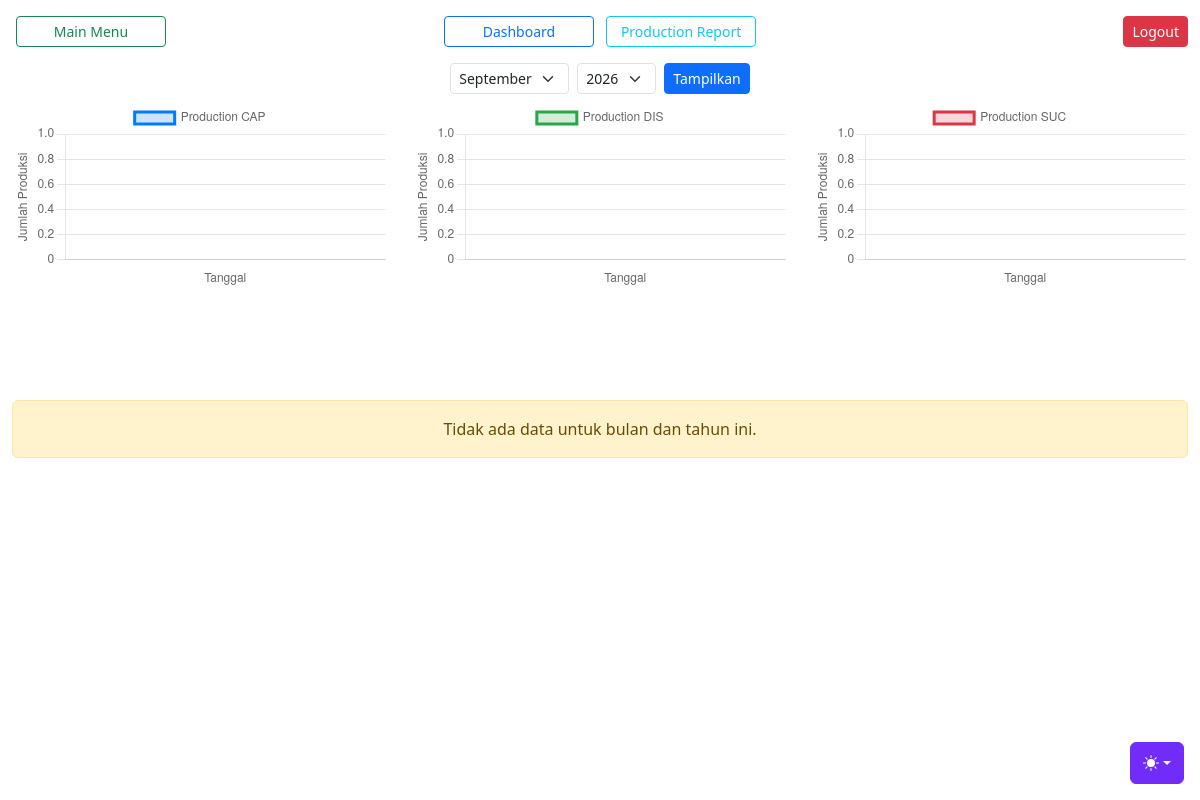
The app's page /page_piping/history.php (signed in), older data.
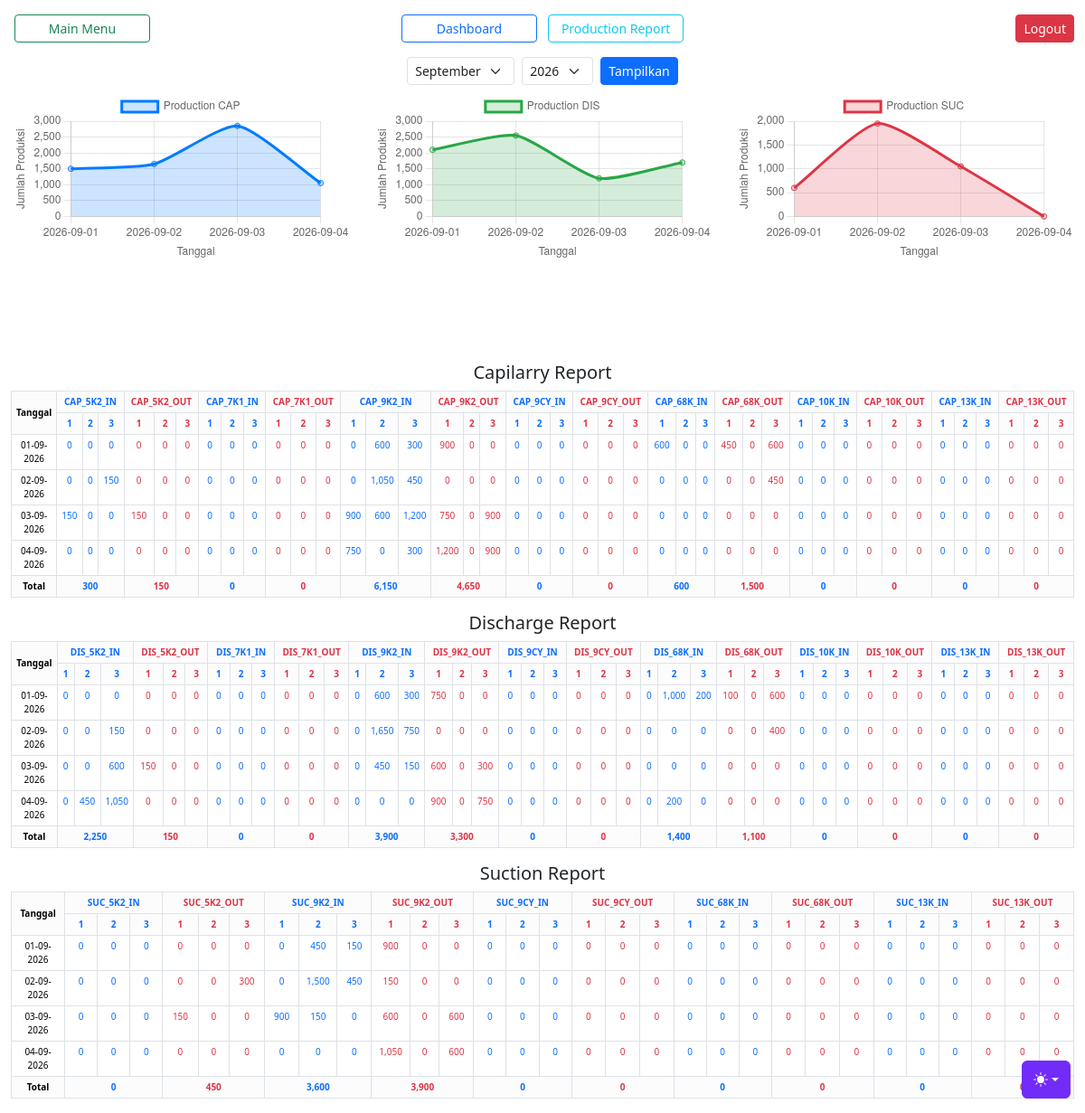
The same page, newer data.
### tables this page shows
CREATE TABLE `piping_prod_report` (
  `id` int(11) NOT NULL,
  `tgl_lot` date NOT NULL,
  `shift` int(11) NOT NULL,
  `ALL_IDU_IN` int(11) DEFAULT 0,
  `ALL_IDU_OUT` int(11) DEFAULT 0,
  `CAP_5K2_IN` int(11) DEFAULT 0,
  `CAP_5K2_OUT` int(11) DEFAULT 0,
  `CAP_7K1_IN` int(11) DEFAULT 0,
  `CAP_7K1_OUT` int(11) DEFAULT 0,
  `CAP_9K2_IN` int(11) DEFAULT 0,
  `CAP_9K2_OUT` int(11) DEFAULT 0,
  `CAP_68K_IN` int(11) DEFAULT 0,
  `CAP_68K_OUT` int(11) DEFAULT 0,
  `CAP_10K_IN` int(11) DEFAULT 0,
  `CAP_10K_OUT` int(11) DEFAULT 0,
  `CAP_13K_IN` int(11) DEFAULT 0,
  `CAP_13K_OUT` int(11) DEFAULT 0,
  `CAP_9CY_IN` int(11) DEFAULT 0,
  `CAP_9CY_OUT` int(11) DEFAULT 0,
  `SUC_5K2_IN` int(11) DEFAULT 0,
  `SUC_5K2_OUT` int(11) DEFAULT 0,
  `SUC_7K1_IN` int(11) DEFAULT 0,
  `SUC_7K1_OUT` int(11) DEFAULT 0,
  `SUC_9K2_IN` int(11) DEFAULT 0,
  `SUC_9K2_OUT` int(11) DEFAULT 0,
  `SUC_68K_IN` int(11) DEFAULT 0,
  `SUC_68K_OUT` int(11) DEFAULT 0,
  `SUC_10K_IN` int(11) DEFAULT 0,
  `SUC_10K_OUT` int(11) DEFAULT 0,
  `SUC_13K_IN` int(11) DEFAULT 0,
  `SUC_13K_OUT` int(11) DEFAULT 0,
  `SUC_9CY_IN` int(11) DEFAULT 0,
  `SUC_9CY_OUT` int(11) DEFAULT 0,
  `DIS_5K2_IN` int(11) DEFAULT 0,
  `DIS_5K2_OUT` int(11) DEFAULT 0,
  `DIS_7K1_IN` int(11) DEFAULT 0,
  `DIS_7K1_OUT` int(11) DEFAULT 0,
  `DIS_9K2_IN` int(11) DEFAULT 0,
  `DIS_9K2_OUT` int(11) DEFAULT 0,
  `DIS_68K_IN` int(11) DEFAULT 0,
  `DIS_68K_OUT` int(11) DEFAULT 0,
  `DIS_10K_IN` int(11) DEFAULT 0,
  `DIS_10K_OUT` int(11) DEFAULT 0,
  `DIS_13K_IN` int(11) DEFAULT 0,
  `DIS_13K_OUT` int(11) DEFAULT 0,
  `DIS_9CY_IN` int(11) DEFAULT 0,
  `DIS_9CY_OUT` int(11) DEFAULT 0
);

### page_piping/history.php (the view, shortened to what this page needs)
<?php
require '../conn.php';
$selectedMonth = isset($_POST['month']) ? $_POST['month'] : date('m');
$selectedYear = isset($_POST['year']) ? $_POST['year'] : date('Y');
$columns = [
    'CAP_5K2_IN',
    'CAP_5K2_OUT',
    'DIS_5K2_IN',
    'DIS_5K2_OUT',
    'SUC_5K2_IN',
    'SUC_5K2_OUT',
    'CAP_7K1_IN',
    'CAP_7K1_OUT',
    'DIS_7K1_IN',
    'DIS_7K1_OUT',
    'CAP_9K2_IN',
    'CAP_9K2_OUT',
    'DIS_9K2_IN',
    'DIS_9K2_OUT',
    'SUC_9K2_IN',
    'SUC_9K2_OUT',
    'CAP_9CY_IN',
    'CAP_9CY_OUT',
    'DIS_9CY_IN',
    'DIS_9CY_OUT',
    'SUC_9CY_IN',
    'SUC_9CY_OUT',
    'CAP_68K_IN',
    'CAP_68K_OUT',
    'DIS_68K_IN',
    'DIS_68K_OUT',
    'SUC_68K_IN',
    'SUC_68K_OUT',
    'CAP_10K_IN',
    'CAP_10K_OUT',
    'DIS_10K_IN',
    'DIS_10K_OUT',
    'CAP_13K_IN',
    'CAP_13K_OUT',
    'DIS_13K_IN',
    'DIS_13K_OUT',
    'SUC_13K_IN',
    'SUC_13K_OUT',
];
$data = [];
$totals = array_fill_keys($columns, 0);
$sql = "SELECT tgl_lot, shift, " . implode(", ", $columns) . "
        FROM piping_prod_report
        WHERE MONTH(tgl_lot) = ? AND YEAR(tgl_lot) = ?
        ORDER BY tgl_lot, shift";
$stmt = $conn->prepare($sql);
$stmt->bind_param("ii", $selectedMonth, $selectedYear);
$stmt->execute();
$result = $stmt->get_result();
while ($row = $result->fetch_assoc()) {
    $tgl = $row['tgl_lot'];
    $shift = (int)$row['shift'];
    foreach ($columns as $col) {
        $val = (int)$row[$col];
        $data[$tgl][$shift][$col] = $val;
        $totals[$col] += $val;
    }
}
$dates = [];
$dataCAP = [];
$dataDIS = [];
$dataSUC = [];
foreach ($data as $tgl => $shifts) {
    $dates[] = $tgl;
    $capTotal = $disTotal = $sucTotal = 0;
    foreach ($shifts as $shift) {
        foreach ($shift as $col => $val) {
            if (str_starts_with($col, 'CAP') && str_ends_with($col, '_IN')) $capTotal += $val;
            if (str_starts_with($col, 'DIS') && str_ends_with($col, '_IN')) $disTotal += $val;
            if (str_starts_with($col, 'SUC') && str_ends_with($col, '_IN')) $sucTotal += $val;
        }
    }
    $dataCAP[] = $capTotal;
    $dataDIS[] = $disTotal;
    $dataSUC[] = $sucTotal;
}
if (empty($data)) {
    $data = [];
    foreach ($columns as $col) {
        $totals[$col] = 0;
    }
}
?>
<!DOCTYPE html>
<html lang="id">
<head>
    <link rel="stylesheet" href="../css/jquery-ui.css" rel="stylesheet">
    <link rel="stylesheet" href="../css/dashboard.css" rel="stylesheet">
    <link rel="stylesheet" href="../css/bootstrap.min.css" rel="stylesheet">
    <link rel="stylesheet" href="../css/style.css" rel="stylesheet">
</head>
<body>
    <?php include '../library/themes.php'; ?>
    <div class="container-fluid text-center mt-3">
        <div class="row mb-3">
            <div class="col text-start">
                <a href="../dashboard.php" class="btn btn-sm btn-outline-success mx-1" style="width: 150px;">Main Menu</a>
            </div>
            <div class="col text-center">
                <a href="index.php" class="btn btn-sm btn-outline-primary mx-1" style="width: 150px;">Dashboard</a>
                <a href="history.php" class="btn btn-sm btn-outline-info mx-1" style="width: 150px;">Production Report</a>
            </div>
            <div class="col text-end">
                <button type="button" class="btn btn-sm btn-danger" data-bs-toggle="modal" data-bs-target="#logoutModal">Logout</button>
            </div>
        </div>
        <form method="POST" class="mt-3 d-flex gap-2 align-items-center justify-content-center">
            <select name="month" class="form-select form-select-sm w-auto">
                <?php for ($m = 1; $m <= 12; $m++): ?>
                    <option value="<?= str_pad($m, 2, '0', STR_PAD_LEFT) ?>" <?= $m == (int)$selectedMonth ? 'selected' : '' ?>>
                        <?= date('F', mktime(0, 0, 0, $m, 1)) ?>
                    </option>
                <?php endfor; ?>
            </select>
            <select name="year" class="form-select form-select-sm w-auto">
                <?php for ($y = 2020; $y <= date('Y'); $y++): ?>
                    <option value="<?= $y ?>" <?= $y == (int)$selectedYear ? 'selected' : '' ?>><?= $y ?></option>
                <?php endfor; ?>
            </select>
            <button type="submit" class="btn btn-sm btn-primary">Tampilkan</button>
        </form>
        <div class="mt-2 charts-container">
            <div class="chart-container">
                <canvas id="chartCAP"></canvas>
            </div>
            <div class="chart-container">
                <canvas id="chartDIS"></canvas>
            </div>
            <div class="chart-container">
                <canvas id="chartSUC"></canvas>
            </div>
        </div>
        <div class="mt-2">
            <?php if (!empty($data)): ?>
                <?php
                $categories = [
                    'Capilarry Report' => array_filter($columns, fn($c) => str_starts_with($c, 'CAP')),
                    'Discharge Report' => array_filter($columns, fn($c) => str_starts_with($c, 'DIS')),
                    'Suction Report' => array_filter($columns, fn($c) => str_starts_with($c, 'SUC')),
                ];
                ?>
                <?php foreach ($categories as $cat => $catCols): ?>
                    <h5 class="mt-2"><?= $cat ?></h5>
                    <table class="table table-bordered table-sm mt-2" style="font-size:10px;">
                        <thead class="table">
                            <tr>
                                <th rowspan="2" class="text-center align-middle bg-light-subtle" style="width: 70px;">Tanggal</th>
                                <?php foreach ($catCols as $col): ?>
                                    <?php $colClass = str_contains($col, 'IN') ? 'text-primary' : 'text-danger'; ?>
                                    <th colspan="3" class="text-center bg-light-subtle <?= $colClass ?>"><?= $col ?></th>
                                <?php endforeach; ?>
                            </tr>
                            <tr>
                                <?php foreach ($catCols as $col): ?>
                                    <?php for ($s = 1; $s <= 3; $s++): ?>
                                        <th class="text-center bg-light-subtle <?= str_contains($col, 'IN') ? 'text-primary' : 'text-danger' ?>" style="width: 50px;">
                                            <?= $s ?>
                                        </th>
                                    <?php endfor; ?>
                                <?php endforeach; ?>
                            </tr>
                        </thead>
                        <tbody>
                            <?php foreach ($data as $tgl => $shifts): ?>
                                <tr>
                                    <td class="text-center align-middle"><?= date('d-m-Y', strtotime($tgl)) ?></td>
                                    <?php foreach ($catCols as $col): ?>
                                        <?php for ($s = 1; $s <= 3; $s++): ?>
                                            <td class="text-center <?= str_contains($col, 'IN') ? 'text-primary' : 'text-danger' ?>">
                                                <?= isset($shifts[$s][$col]) ? number_format($shifts[$s][$col]) : '0' ?>
                                            </td>
                                        <?php endfor; ?>
                                    <?php endforeach; ?>
                                </tr>
                            <?php endforeach; ?>
                        </tbody>
                        <tfoot class="table">
                            <tr>
                                <th class="text-center bg-light-subtle">Total</th>
                                <?php foreach ($catCols as $col): ?>
                                    <th colspan="3" class="text-center bg-light-subtle <?= str_contains($col, 'IN') ? 'text-primary' : 'text-danger' ?>">
                                        <?= number_format($totals[$col]) ?>
                                    </th>
                                <?php endforeach; ?>
                            </tr>
                        </tfoot>
                    </table>
                <?php endforeach; ?>
            <?php else: ?>
                <div class="alert alert-warning text-center">Tidak ada data untuk bulan dan tahun ini.</div>
            <?php endif; ?>
        </div>
        <script>
            const dates = <?= json_encode($dates) ?>;
            const dataCAP = <?= json_encode($dataCAP) ?>;
            const dataDIS = <?= json_encode($dataDIS) ?>;
            const dataSUC = <?= json_encode($dataSUC) ?>;
            function createChart(canvasId, label, data, color) {
                new Chart(document.getElementById(canvasId).getContext('2d'), {
                    type: 'line',
                    data: {
                        labels: dates,
                        datasets: [{
                            label: label,
                            data: data,
                            borderColor: color,
                            backgroundColor: color + '33', // transparan
                            fill: true,
                            tension: 0.2,
                            pointRadius: 3,
                            pointHoverRadius: 5
                        }]
                    },
                    options: {
                        responsive: true,
                        plugins: {
                            legend: {
                                display: true,
                                position: 'top'
                            },
                            tooltip: {
                                mode: 'index',
                                intersect: false
                            }
                        },
                        interaction: {
                            mode: 'nearest',
                            axis: 'x',
                            intersect: false
                        },
                        scales: {
                            y: {
                                beginAtZero: true,
                                title: {
                                    display: true,
                                    text: 'Jumlah Produksi'
                                }
                            },
                            x: {
                                title: {
                                    display: true,
                                    text: 'Tanggal'
                                }
                            }
                        }
                    }
                });
            }
            createChart('chartCAP', 'Production CAP', dataCAP, '#007bff');
            createChart('chartDIS', 'Production DIS', dataDIS, '#28a745');
            createChart('chartSUC', 'Production SUC', dataSUC, '#dc3545');
        </script>
</body>
</html>

### library/themes.php (shortened to what this page needs)
<div class="dropdown position-fixed bottom-0 end-0 mb-3 me-3 bd-mode-toggle">
    <button class="btn btn-bd-primary py-2 dropdown-toggle d-flex align-items-center" id="bd-theme" type="button" aria-expanded="false" data-bs-toggle="dropdown" aria-label="Toggle theme (auto)">
        <svg class="bi my-1 theme-icon-active" width="1em" height="1em">
            <use href="#circle-half"></use>
        </svg>
    </button>
</div>

### css/dashboard.css (style rules this page uses)
.bi { display: inline-block; width: 1rem; height: 1rem; }

### css/style.css (style rules this page uses)
.bi { vertical-align: -0.125em; fill: currentColor; }
.btn-bd-primary { --bd-violet-bg: #712cf9; --bd-violet-rgb: 112.520718, 44.062154, 249.437846; --bs-btn-font-weight: 600; --bs-btn-color: var(--bs-white); --bs-btn-bg: var(--bd-violet-bg); --bs-btn-border-color: var(--bd-violet-bg); --bs-btn-hover-color: var(--bs-white); --bs-btn-hover-bg: #6528e0; --bs-btn-hover-border-color: #6528e0; --bs-btn-focus-shadow-rgb: var(--bd-violet-rgb); --bs-btn-active-color: var(--bs-btn-hover-color); --bs-btn-active-bg: #5a23c8; --bs-btn-active-border-color: #5a23c8; }
.bd-mode-toggle { z-index: 1500; }

### page_piping/history.php (style rules this page uses)
.charts-container { display: flex; flex-wrap: wrap; gap: 15px; justify-content: space-between; }
.chart-container { width: 32%; height: 290px; }

Row changes from the older to the newer data that the page shows:
added piping_prod_report: CAP_5K2_IN "0", CAP_5K2_OUT "0", CAP_7K1_IN "0", CAP_7K1_OUT "0", CAP_9K2_IN "0", CAP_9K2_OUT "900", CAP_9CY_IN "0", CAP_9CY_OUT "0", CAP_68K_IN "600", CAP_68K_OUT "450", CAP_10K_IN "0", CAP_10K_OUT "0", CAP_13K_IN "0", CAP_13K_OUT "0", DIS_5K2_IN "0", DIS_5K2_OUT "0", DIS_7K1_IN "0", DIS_7K1_OUT "0", DIS_9K2_IN "0", DIS_9K2_OUT "750", DIS_9CY_IN "0", DIS_9CY_OUT "0", DIS_68K_IN "0", DIS_68K_OUT "100", DIS_10K_IN "0", DIS_10K_OUT "0", DIS_13K_IN "0", DIS_13K_OUT "0", SUC_5K2_IN "0", SUC_5K2_OUT "0", SUC_9K2_IN "0", SUC_9K2_OUT "900", SUC_9CY_IN "0", SUC_9CY_OUT "0", SUC_68K_IN "0", SUC_68K_OUT "0", SUC_13K_IN "0", SUC_13K_OUT "0"
added piping_prod_report: CAP_5K2_IN "0", CAP_5K2_OUT "0", CAP_7K1_IN "0", CAP_7K1_OUT "0", CAP_9K2_IN "600", CAP_9K2_OUT "0", CAP_9CY_IN "0", CAP_9CY_OUT "0", CAP_68K_IN "0", CAP_68K_OUT "0", CAP_10K_IN "0", CAP_10K_OUT "0", CAP_13K_IN "0", CAP_13K_OUT "0", DIS_5K2_IN "0", DIS_5K2_OUT "0", DIS_7K1_IN "0", DIS_7K1_OUT "0", DIS_9K2_IN "600", DIS_9K2_OUT "0", DIS_9CY_IN "0", DIS_9CY_OUT "0", DIS_68K_IN "1,000", DIS_68K_OUT "0", DIS_10K_IN "0", DIS_10K_OUT "0", DIS_13K_IN "0", DIS_13K_OUT "0", SUC_5K2_IN "0", SUC_5K2_OUT "0", SUC_9K2_IN "450", SUC_9K2_OUT "0", SUC_9CY_IN "0", SUC_9CY_OUT "0", SUC_68K_IN "0", SUC_68K_OUT "0", SUC_13K_IN "0", SUC_13K_OUT "0"
added piping_prod_report: CAP_5K2_IN "0", CAP_5K2_OUT "0", CAP_7K1_IN "0", CAP_7K1_OUT "0", CAP_9K2_IN "300", CAP_9K2_OUT "0", CAP_9CY_IN "0", CAP_9CY_OUT "0", CAP_68K_IN "0", CAP_68K_OUT "600", CAP_10K_IN "0", CAP_10K_OUT "0", CAP_13K_IN "0", CAP_13K_OUT "0", DIS_5K2_IN "0", DIS_5K2_OUT "0", DIS_7K1_IN "0", DIS_7K1_OUT "0", DIS_9K2_IN "300", DIS_9K2_OUT "0", DIS_9CY_IN "0", DIS_9CY_OUT "0", DIS_68K_IN "200", DIS_68K_OUT "600", DIS_10K_IN "0", DIS_10K_OUT "0", DIS_13K_IN "0", DIS_13K_OUT "0", SUC_5K2_IN "0", SUC_5K2_OUT "0", SUC_9K2_IN "150", SUC_9K2_OUT "0", SUC_9CY_IN "0", SUC_9CY_OUT "0", SUC_68K_IN "0", SUC_68K_OUT "0", SUC_13K_IN "0", SUC_13K_OUT "0"
added piping_prod_report: CAP_5K2_IN "0", CAP_5K2_OUT "0", CAP_7K1_IN "0", CAP_7K1_OUT "0", CAP_9K2_IN "1,050", CAP_9K2_OUT "0", CAP_9CY_IN "0", CAP_9CY_OUT "0", CAP_68K_IN "0", CAP_68K_OUT "0", CAP_10K_IN "0", CAP_10K_OUT "0", CAP_13K_IN "0", CAP_13K_OUT "0", DIS_5K2_IN "0", DIS_5K2_OUT "0", DIS_7K1_IN "0", DIS_7K1_OUT "0", DIS_9K2_IN "1,650", DIS_9K2_OUT "0", DIS_9CY_IN "0", DIS_9CY_OUT "0", DIS_68K_IN "0", DIS_68K_OUT "0", DIS_10K_IN "0", DIS_10K_OUT "0", DIS_13K_IN "0", DIS_13K_OUT "0", SUC_5K2_IN "0", SUC_5K2_OUT "0", SUC_9K2_IN "1,500", SUC_9K2_OUT "0", SUC_9CY_IN "0", SUC_9CY_OUT "0", SUC_68K_IN "0", SUC_68K_OUT "0", SUC_13K_IN "0", SUC_13K_OUT "0"
added piping_prod_report: CAP_5K2_IN "150", CAP_5K2_OUT "0", CAP_7K1_IN "0", CAP_7K1_OUT "0", CAP_9K2_IN "450", CAP_9K2_OUT "0", CAP_9CY_IN "0", CAP_9CY_OUT "0", CAP_68K_IN "0", CAP_68K_OUT "450", CAP_10K_IN "0", CAP_10K_OUT "0", CAP_13K_IN "0", CAP_13K_OUT "0", DIS_5K2_IN "150", DIS_5K2_OUT "0", DIS_7K1_IN "0", DIS_7K1_OUT "0", DIS_9K2_IN "750", DIS_9K2_OUT "0", DIS_9CY_IN "0", DIS_9CY_OUT "0", DIS_68K_IN "0", DIS_68K_OUT "400", DIS_10K_IN "0", DIS_10K_OUT "0", DIS_13K_IN "0", DIS_13K_OUT "0", SUC_5K2_IN "0", SUC_5K2_OUT "300", SUC_9K2_IN "450", SUC_9K2_OUT "0", SUC_9CY_IN "0", SUC_9CY_OUT "0", SUC_68K_IN "0", SUC_68K_OUT "0", SUC_13K_IN "0", SUC_13K_OUT "0"
added piping_prod_report: CAP_5K2_IN "150", CAP_5K2_OUT "150", CAP_7K1_IN "0", CAP_7K1_OUT "0", CAP_9K2_IN "900", CAP_9K2_OUT "750", CAP_9CY_IN "0", CAP_9CY_OUT "0", CAP_68K_IN "0", CAP_68K_OUT "0", CAP_10K_IN "0", CAP_10K_OUT "0", CAP_13K_IN "0", CAP_13K_OUT "0", DIS_5K2_IN "0", DIS_5K2_OUT "150", DIS_7K1_IN "0", DIS_7K1_OUT "0", DIS_9K2_IN "0", DIS_9K2_OUT "600", DIS_9CY_IN "0", DIS_9CY_OUT "0", DIS_68K_IN "0", DIS_68K_OUT "0", DIS_10K_IN "0", DIS_10K_OUT "0", DIS_13K_IN "0", DIS_13K_OUT "0", SUC_5K2_IN "0", SUC_5K2_OUT "150", SUC_9K2_IN "900", SUC_9K2_OUT "600", SUC_9CY_IN "0", SUC_9CY_OUT "0", SUC_68K_IN "0", SUC_68K_OUT "0", SUC_13K_IN "0", SUC_13K_OUT "0"
added piping_prod_report: CAP_5K2_IN "0", CAP_5K2_OUT "0", CAP_7K1_IN "0", CAP_7K1_OUT "0", CAP_9K2_IN "600", CAP_9K2_OUT "0", CAP_9CY_IN "0", CAP_9CY_OUT "0", CAP_68K_IN "0", CAP_68K_OUT "0", CAP_10K_IN "0", CAP_10K_OUT "0", CAP_13K_IN "0", CAP_13K_OUT "0", DIS_5K2_IN "0", DIS_5K2_OUT "0", DIS_7K1_IN "0", DIS_7K1_OUT "0", DIS_9K2_IN "450", DIS_9K2_OUT "0", DIS_9CY_IN "0", DIS_9CY_OUT "0", DIS_68K_IN "0", DIS_68K_OUT "0", DIS_10K_IN "0", DIS_10K_OUT "0", DIS_13K_IN "0", DIS_13K_OUT "0", SUC_5K2_IN "0", SUC_5K2_OUT "0", SUC_9K2_IN "150", SUC_9K2_OUT "0", SUC_9CY_IN "0", SUC_9CY_OUT "0", SUC_68K_IN "0", SUC_68K_OUT "0", SUC_13K_IN "0", SUC_13K_OUT "0"
added piping_prod_report: CAP_5K2_IN "0", CAP_5K2_OUT "0", CAP_7K1_IN "0", CAP_7K1_OUT "0", CAP_9K2_IN "1,200", CAP_9K2_OUT "900", CAP_9CY_IN "0", CAP_9CY_OUT "0", CAP_68K_IN "0", CAP_68K_OUT "0", CAP_10K_IN "0", CAP_10K_OUT "0", CAP_13K_IN "0", CAP_13K_OUT "0", DIS_5K2_IN "600", DIS_5K2_OUT "0", DIS_7K1_IN "0", DIS_7K1_OUT "0", DIS_9K2_IN "150", DIS_9K2_OUT "300", DIS_9CY_IN "0", DIS_9CY_OUT "0", DIS_68K_IN "0", DIS_68K_OUT "0", DIS_10K_IN "0", DIS_10K_OUT "0", DIS_13K_IN "0", DIS_13K_OUT "0", SUC_5K2_IN "0", SUC_5K2_OUT "0", SUC_9K2_IN "0", SUC_9K2_OUT "600", SUC_9CY_IN "0", SUC_9CY_OUT "0", SUC_68K_IN "0", SUC_68K_OUT "0", SUC_13K_IN "0", SUC_13K_OUT "0"
added piping_prod_report: tgl_lot "04-09-2026", CAP_5K2_IN "0", CAP_5K2_OUT "0", CAP_7K1_IN "0", CAP_7K1_OUT "0", CAP_9K2_IN "300", CAP_9K2_OUT "900", CAP_9CY_IN "0", CAP_9CY_OUT "0", CAP_68K_IN "0", CAP_68K_OUT "0", CAP_10K_IN "0", CAP_10K_OUT "0", CAP_13K_IN "0", CAP_13K_OUT "0", DIS_5K2_IN "1,050", DIS_5K2_OUT "0", DIS_7K1_IN "0", DIS_7K1_OUT "0", DIS_9K2_IN "0", DIS_9K2_OUT "750", DIS_9CY_IN "0", DIS_9CY_OUT "0", DIS_68K_IN "0", DIS_68K_OUT "0", DIS_10K_IN "0", DIS_10K_OUT "0", DIS_13K_IN "0", DIS_13K_OUT "0", SUC_5K2_IN "0", SUC_5K2_OUT "0", SUC_9K2_IN "0", SUC_9K2_OUT "600", SUC_9CY_IN "0", SUC_9CY_OUT "0", SUC_68K_IN "0", SUC_68K_OUT "0", SUC_13K_IN "0", SUC_13K_OUT "0"
added piping_prod_report: CAP_5K2_IN "0", CAP_5K2_OUT "0", CAP_7K1_IN "0", CAP_7K1_OUT "0", CAP_9K2_IN "750", CAP_9K2_OUT "1,200", CAP_9CY_IN "0", CAP_9CY_OUT "0", CAP_68K_IN "0", CAP_68K_OUT "0", CAP_10K_IN "0", CAP_10K_OUT "0", CAP_13K_IN "0", CAP_13K_OUT "0", DIS_5K2_IN "0", DIS_5K2_OUT "0", DIS_7K1_IN "0", DIS_7K1_OUT "0", DIS_9K2_IN "0", DIS_9K2_OUT "900", DIS_9CY_IN "0", DIS_9CY_OUT "0", DIS_68K_IN "0", DIS_68K_OUT "0", DIS_10K_IN "0", DIS_10K_OUT "0", DIS_13K_IN "0", DIS_13K_OUT "0", SUC_5K2_IN "0", SUC_5K2_OUT "0", SUC_9K2_IN "0", SUC_9K2_OUT "1,050", SUC_9CY_IN "0", SUC_9CY_OUT "0", SUC_68K_IN "0", SUC_68K_OUT "0", SUC_13K_IN "0", SUC_13K_OUT "0"
added piping_prod_report: CAP_5K2_IN "0", CAP_5K2_OUT "0", CAP_7K1_IN "0", CAP_7K1_OUT "0", CAP_9K2_IN "0", CAP_9K2_OUT "0", CAP_9CY_IN "0", CAP_9CY_OUT "0", CAP_68K_IN "0", CAP_68K_OUT "0", CAP_10K_IN "0", CAP_10K_OUT "0", CAP_13K_IN "0", CAP_13K_OUT "0", DIS_5K2_IN "450", DIS_5K2_OUT "0", DIS_7K1_IN "0", DIS_7K1_OUT "0", DIS_9K2_IN "0", DIS_9K2_OUT "0", DIS_9CY_IN "0", DIS_9CY_OUT "0", DIS_68K_IN "200", DIS_68K_OUT "0", DIS_10K_IN "0", DIS_10K_OUT "0", DIS_13K_IN "0", DIS_13K_OUT "0", SUC_5K2_IN "0", SUC_5K2_OUT "0", SUC_9K2_IN "0", SUC_9K2_OUT "0", SUC_9CY_IN "0", SUC_9CY_OUT "0", SUC_68K_IN "0", SUC_68K_OUT "0", SUC_13K_IN "0", SUC_13K_OUT "0"
Text that changed along with them:
chart data {{ json_encode($dates) }}: [] → ["2026-09-01","2026-09-02","2026-09-03","2026-09-04"]
chart data {{ json_encode($dataCAP) }}: [] → [1500,1650,2850,1050]
chart data {{ json_encode($dataDIS) }}: [] → [2100,2550,1200,1700]
chart data {{ json_encode($dataSUC) }}: [] → [600,1950,1050,0]
new list line: "Capilarry Report Tanggal CAP_5K2_IN CAP_5K2_OUT CAP_7K1_IN CAP_7K1_OUT CAP_9K2_IN CAP_9K2_OUT CAP_9CY_IN CAP_9CY_OUT CAP_68K_IN CAP_68K_OUT CAP_10K_IN CAP_10K_OUT CAP_13K_IN CAP_13K_OUT 1 2 3 1 2 3 1 2 3 1 2 3 1 2 3 1 2 3 1 2 3 1 2 3 1 2 3 1 2 3 1 2 3 1 2 3 1 2 3 1 2 3 01-09-2026 02-09-2026 0 0 0 0 0 0 0 0 0 0 0 0 0 0 03-09-2026 Total 300 150 0 0 6,150 4,650 0 0 600 1,500 0 0 0 0"
new list line: "Discharge Report Tanggal DIS_5K2_IN DIS_5K2_OUT DIS_7K1_IN DIS_7K1_OUT DIS_9K2_IN DIS_9K2_OUT DIS_9CY_IN DIS_9CY_OUT DIS_68K_IN DIS_68K_OUT DIS_10K_IN DIS_10K_OUT DIS_13K_IN DIS_13K_OUT 1 2 3 1 2 3 1 2 3 1 2 3 1 2 3 1 2 3 1 2 3 1 2 3 1 2 3 1 2 3 1 2 3 1 2 3 1 2 3 1 2 3 01-09-2026 02-09-2026 0 0 0 0 0 0 0 0 0 0 0 0 0 0 03-09-2026 Total 2,250 150 0 0 3,900 3,300 0 0 1,400 1,100 0 0 0 0"
new list line: "Suction Report Tanggal SUC_5K2_IN SUC_5K2_OUT SUC_9K2_IN SUC_9K2_OUT SUC_9CY_IN SUC_9CY_OUT SUC_68K_IN SUC_68K_OUT SUC_13K_IN SUC_13K_OUT 1 2 3 1 2 3 1 2 3 1 2 3 1 2 3 1 2 3 1 2 3 1 2 3 1 2 3 1 2 3 01-09-2026 02-09-2026 0 0 0 150 0 0 0 0 0 0 03-09-2026 Total 0 450 3,600 3,900 0 0 0 0 0"
text no longer shown: "Tidak ada data untuk bulan dan tahun ini."
